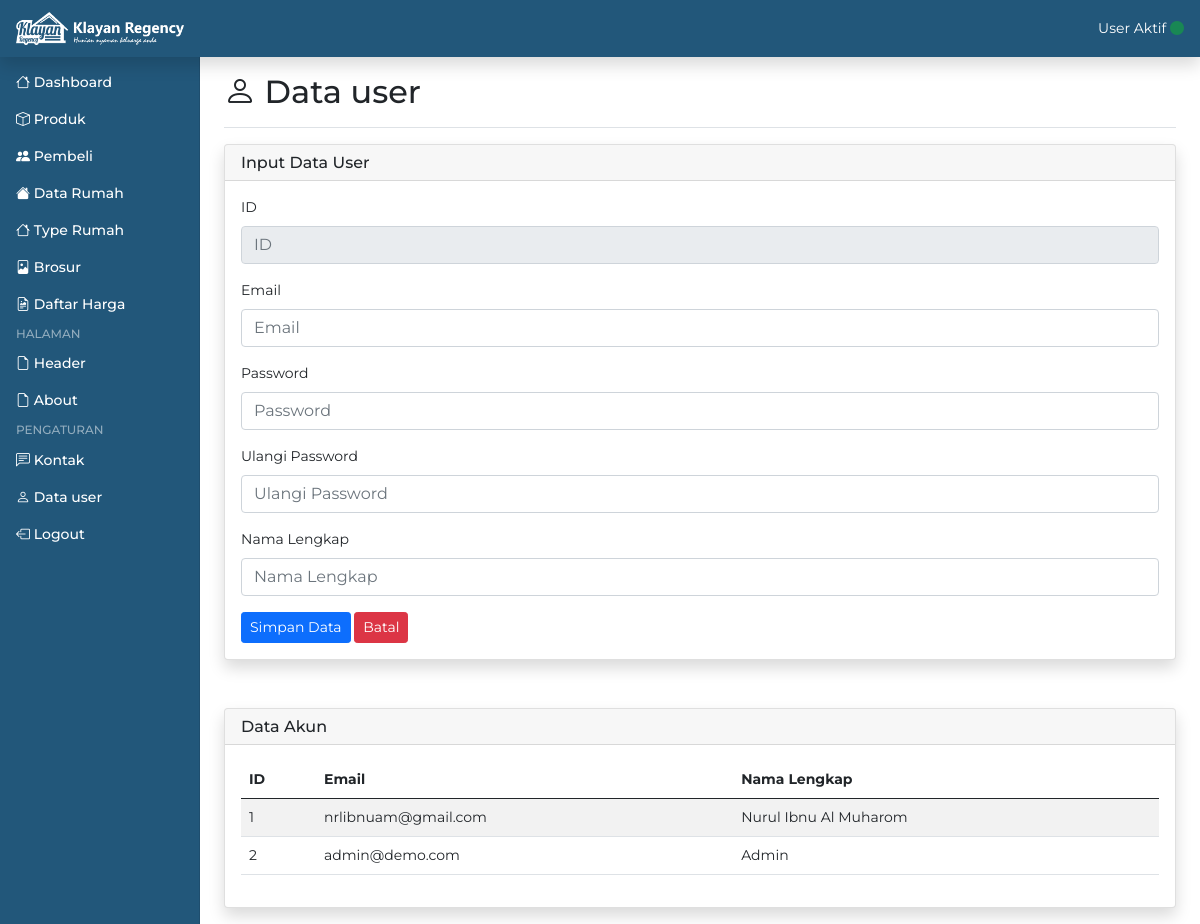
Page /admin/user.php (signed in) on the committed database.
### tables this page shows
CREATE TABLE `user` (
  `id` int(10) NOT NULL,
  `email` varchar(100) NOT NULL,
  `password` text NOT NULL,
  `nama` varchar(100) NOT NULL
);

### admin/user.php (the view, shortened to what this page needs)
<?php
include 'include/koneksi.php';
?>
<!doctype html>
<html lang="en">
  <?php include 'include/head.php'; ?>
  <body>
    <?php include 'include/header.php'; ?>
    <div class="container-fluid">
      <div class="row">
        <?php include 'include/sidebar.php'; ?>
        <main class="col-md-9 ms-sm-auto col-lg-10 px-md-4">
          <div class="d-flex justify-content-between flex-wrap flex-md-nowrap align-items-center pt-3 pb-2 mb-3 border-bottom">
            <h1 class="h2"><i class="bi bi-person"></i> Data user</h1>
          </div>
          <div class="row mt-3 mb-5">
            <div class="col-md-12">
              <div class="card border-left-primary shadow h-100">
              <h6 class="card-header">Input Data User</h6>
              <div class="card-body">
                <form method="post">
                  <div class="mb-3">
                    <label for="id" class="form-label">ID</label>
                    <input type="number" name="id" class="form-control" id="id" readonly="readonly" placeholder="ID">
                  </div>
                  <div class="mb-3">
                    <label for="email" class="form-label">Email</label>
                    <input type="email" name="email" class="form-control" id="email" placeholder="Email">
                  </div>
                  <div class="mb-3">
                    <label for="password" class="form-label">Password</label>
                    <input type="password" name="password" class="form-control" id="password" placeholder="Password">
                  </div>
                  <div class="mb-3">
                    <label for="password" class="form-label">Ulangi Password</label>
                    <input type="password" name="password1" class="form-control" id="password" placeholder="Ulangi Password">
                  </div>
                  <div class="mb-3">
                    <label for="nama" class="form-label">Nama Lengkap</label>
                    <input type="text" name="nama" class="form-control" id="nama" placeholder="Nama Lengkap">
                  </div>
                  <button type="submit" class="btn btn-sm btn-primary" name="save">Simpan Data</button>
                  <button type="reset" class="btn btn-sm btn-danger">Batal</button>
                </form>
                </div>
              </div>
            </div>
          </div>
          <div class="row my-3">
            <div class="col-md-12">
              <div class="card border-left-primary shadow h-100">
                <h6 class="card-header">Data Akun</h6>
                <div class="card-body">
                  <div class="table-responsive">
                    <table class="table table-striped table-md">
                      <thead>
                        <tr>
                          <th>ID</th>
                          <th>Email</th>
                          <th>Nama Lengkap</th>
                        </tr>
                      </thead>
                      <tbody>
                        <?php
                        $no = 1;
                        $query = mysqli_query($koneksi, "SELECT * FROM user");
                        while($row = mysqli_fetch_array($query, MYSQLI_ASSOC)) {
                        ?>
                        <tr>
                          <td><?= $no++; ?></td>
                          <td><?= $row['email']; ?></td>
                          <td><?= $row['nama']; ?></td>
                        </tr>
                        <?php } ?>
                      </tbody>
                    </table>
                  </div>
                </div>
              </div>
            </div>
          </div>
        </main>
      </div>
    </div>
  </body>
</html>

### admin/assets/css/style.css (style rules this page uses)
* { font-family: 'Montserrat', sans-serif;; }

### admin/assets/css/dashboard.css (style rules this page uses)
body { font-size: .875rem; }

### rows in the picture
user: email "nrlibnuam@gmail.com", nama "Nurul Ibnu Al Muharom"
user: email "admin@demo.com", nama "Admin"
